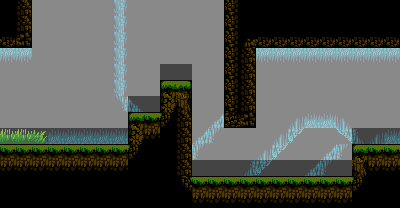

Rendered tile map (Tiled .tmx) drawn with the repository's tilesets; below, a short description and the map source with its tile grids summarised:
An orthogonal 25x13 tile map with 16x16 px tiles, 5 tile layers (Back2, Back, Deafult, Front, ...), 2 tilesets and 16 objects.

<map version="1.10" tiledversion="1.10.2" orientation="orthogonal" renderorder="right-down" width="25" height="13" tilewidth="16" tileheight="16" infinite="0" nextlayerid="13" nextobjectid="68">
 <properties>
  <property name="BottomSection" type="int" value="-1" />
  <property name="LeftSection" type="int" value="1" />
  <property name="Level" type="int" value="2" />
  <property name="RightSection" type="int" value="3" />
  <property name="TopSection" type="int" value="-1" />
 </properties>
 <tileset firstgid="1" source="../Level0_Tileset.tsx" />
 <tileset firstgid="801" source="../PathfindingLayout.tsx" />
 <layer id="7" name="Back2" width="25" height="13">
  <data>[325 cells, 149 non-empty, 1 distinct tile ids]</data>
 </layer>
 <layer id="3" name="Back" width="25" height="13">
  <data>[325 cells, 48 non-empty, 14 distinct tile ids]</data>
 </layer>
 <layer id="2" name="Deafult" width="25" height="13">
  <data>[325 cells, 0 non-empty, 0 distinct tile ids]</data>
 </layer>
 <layer id="1" name="Front" width="25" height="13">
  <data>[325 cells, 88 non-empty, 16 distinct tile ids]</data>
 </layer>
 <layer id="12" name="PathfindingLayout" width="25" height="13" opacity="0.54">
  <data>[325 cells, 325 non-empty, 3 distinct tile ids]</data>
 </layer>
 <objectgroup id="10" name="Objects">
  <object id="59" x="192" y="80">
   <properties>
    <property name="Size" type="int" value="1" />
    <property name="Type" value="DirtBlock" />
   </properties>
   <point />
  </object>
  <object id="61" x="192" y="112">
   <properties>
    <property name="Size" type="int" value="1" />
    <property name="Type" value="DirtBlock" />
   </properties>
   <point />
  </object>
  <object id="62" x="96" y="112">
   <properties>
    <property name="Size" type="int" value="1" />
    <property name="Type" value="DirtBlock" />
   </properties>
   <point />
  </object>
 </objectgroup>
 <objectgroup id="12" name="Enemies">
  <object id="62" x="295.818" y="172">
   <properties>
    <property name="EnemyType" value="Beeto" />
   </properties>
   <point />
  </object>
  <object id="64" x="104.333" y="59.3333">
   <properties>
    <property name="EnemyType" value="Divedrake" />
   </properties>
   <point />
  </object>
 </objectgroup>
 <objectgroup id="8" name="Colliders">
  <object id="21" x="224" y="0" width="176" height="48">
   <properties>
    <property name="AFFECTING_LAYERS" value="PLAYER_LAYER" />
    <property name="OBJECT_LAYERS" value="GROUND_LAYER" />
   </properties>
  </object>
  <object id="22" x="224" y="48" width="32" height="80">
   <properties>
    <property name="AFFECTING_LAYERS" value="PLAYER_LAYER" />
    <property name="OBJECT_LAYERS" value="GROUND_LAYER" />
   </properties>
  </object>
  <object id="23" x="160" y="80.333" width="32" height="32">
   <properties>
    <property name="AFFECTING_LAYERS" value="PLAYER_LAYER" />
    <property name="OBJECT_LAYERS" value="GROUND_LAYER" />
   </properties>
  </object>
  <object id="24" x="128" y="112" width="64" height="32">
   <properties>
    <property name="AFFECTING_LAYERS" value="PLAYER_LAYER" />
    <property name="OBJECT_LAYERS" value="GROUND_LAYER" />
   </properties>
  </object>
  <object id="25" x="0" y="144" width="192" height="32">
   <properties>
    <property name="AFFECTING_LAYERS" value="PLAYER_LAYER" />
    <property name="OBJECT_LAYERS" value="GROUND_LAYER" />
   </properties>
  </object>
  <object id="26" x="192" y="176" width="160" height="16">
   <properties>
    <property name="AFFECTING_LAYERS" value="PLAYER_LAYER" />
    <property name="OBJECT_LAYERS" value="GROUND_LAYER" />
   </properties>
  </object>
  <object id="27" x="352" y="144" width="48" height="32">
   <properties>
    <property name="AFFECTING_LAYERS" value="PLAYER_LAYER" />
    <property name="OBJECT_LAYERS" value="GROUND_LAYER" />
   </properties>
  </object>
  <object id="28" x="0" y="0" width="32" height="48">
   <properties>
    <property name="AFFECTING_LAYERS" value="PLAYER_LAYER" />
    <property name="OBJECT_LAYERS" value="GROUND_LAYER" />
   </properties>
  </object>
  <object id="65" x="0" y="-32" width="32" height="32" />
  <object id="66" x="32" y="-32" width="192" height="16" />
  <object id="67" x="224" y="-32" width="16" height="32" />
 </objectgroup>
</map>
